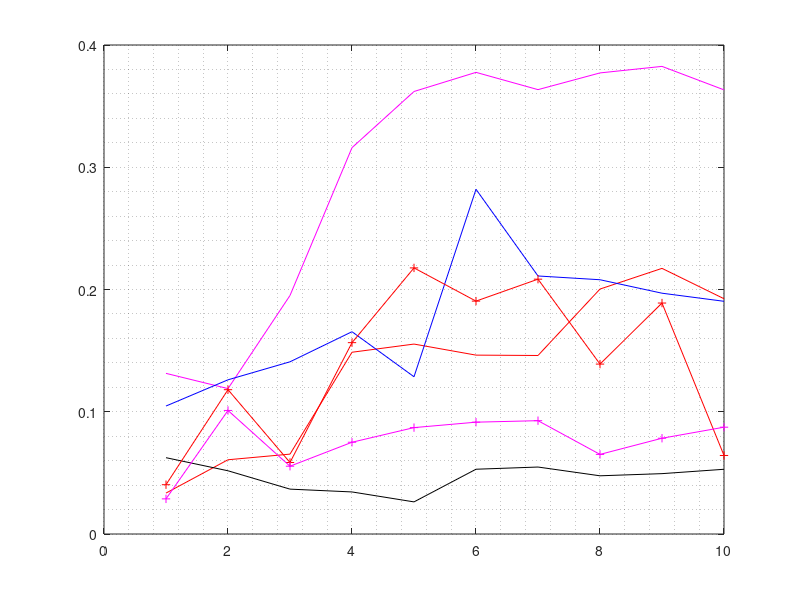

Write MATLAB code to recreate this figure.
% cornA.m

scale = [0.25,0.5,0.75,1,1.5,2,3,4];
score = [0.024162993411971756,0.03421952886940449,0.030965759694143946,0.03347680727577246,0.05361263835430874,0.06073311422109079,0.0653395056772717,0.14867712363079272];



scale = [1,2,3,4,5,6,7,8,9,10];
score1 = [0.03347680727577246,0.06073311422109079,0.0653395056772717,0.14867712363079272,0.1553662888747705,0.14632128072315626,0.14602268284264536,0.20036626766272764,0.2172889912227871,0.192455255311343];
score2 = [0.13140292523184732,0.11893459291654801,0.19510569993198185,0.31602345185359937,0.36196969809296964,0.37762195882552885,0.3634897007649813,0.3771639840010919,0.3825119939210136,0.36330749469893475];
score3 = [0.10468163430983596,0.1261304920447413,0.14086325357641244,0.16547294880349916,0.12863110343035916,0.281976503561877,0.21106259435190733,0.20798849697252342,0.19697282888854745,0.19035461346047805];
score4 = [0.062426206328431266,0.05171728903859174,0.03670765275012294,0.03440662511447279,0.02626632459505518,0.05298110307747911,0.054781719295620646,0.047610497680747876,0.04937556562387163,0.05294561911395107];
score5 = [0.04032494289163685,0.11805285869588761,0.058490772124023094,0.15652391334748716,0.2176675104443132,0.19049931629345312,0.20844936290500787,0.13898981458681509,0.18892733582024773,0.0642331008367254];
score6 = [0.028741754914180684,0.10105512739385647,0.05545345269909013,0.0750558134995461,0.08702954666552948,0.09147460833236432,0.09269881640642991,0.06511779343208252,0.07833720765174473,0.08736959305552805];


 



% scale = log(scale);

hold off;

plot(scale,score1,'r-');

hold on;
plot(scale,score2,'m-');
plot(scale,score3,'b-');
plot(scale,score4,'k-');
plot(scale,score5,'r-+');
plot(scale,score6,'m-+');

grid minor on;



print -dpng -color "-S1200,800" "output/a.png"

hold off;
close();
